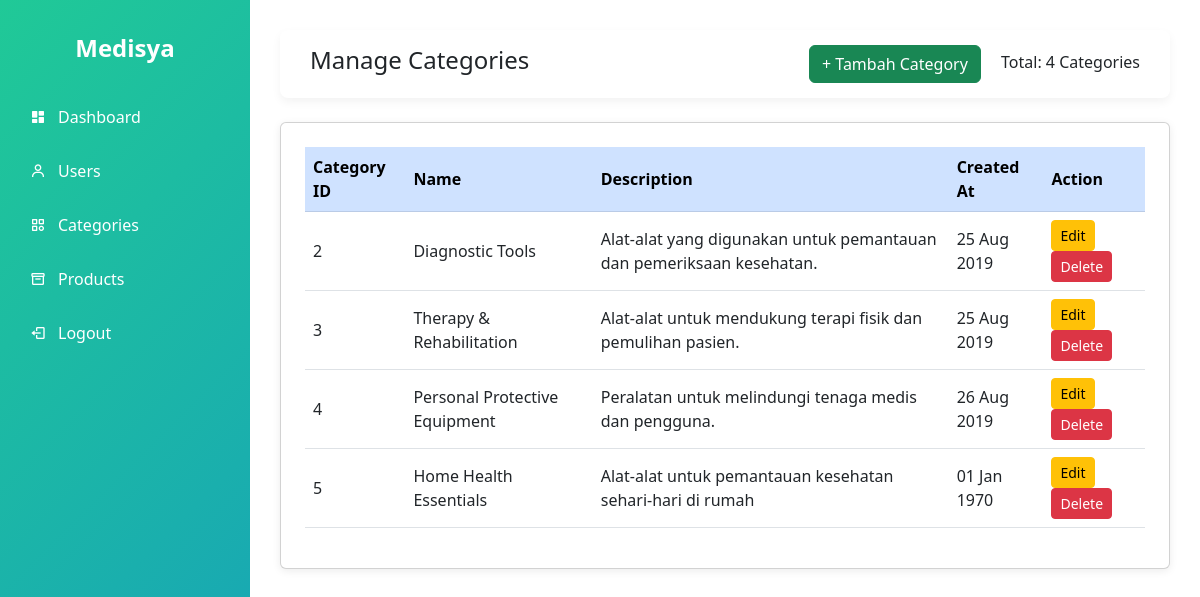
Page /admin/manage_categories.php (signed in) on the committed database.
### tables this page shows
CREATE TABLE `categories` (
  `category_id` int(10) NOT NULL,
  `name` varchar(250) DEFAULT NULL,
  `description` text DEFAULT NULL,
  `created_at` timestamp NULL DEFAULT NULL,
  `updated_at` timestamp NULL DEFAULT NULL
);

### admin/manage_categories.php (the view, shortened to what this page needs)
<?php
include '../includes/db.php';
$query = "SELECT category_id, name, description, created_at FROM categories";
$result = mysqli_query($conn, $query);
?>
<!DOCTYPE html>
<html lang="id">
<head>
    <link href="https://cdn.jsdelivr.net/npm/bootstrap@5.3.0/dist/css/bootstrap.min.css" rel="stylesheet">
    <link href="https://unpkg.com/boxicons@2.1.4/css/boxicons.min.css" rel="stylesheet">
</head>
<body>
<?php include 'sidebar.php';
?>
<div class="content">
<div class="header mb-4 d-flex justify-content-between align-items-center">
    <h4>Manage Categories</h4>
    <div>
        <a href="add_categories.php" class="btn btn-success me-3">+ Tambah Category</a>
        Total: <?= mysqli_num_rows($result); ?> Categories
    </div>
</div>
    <div class="card p-4">
    <div class="table-responsive">
        <table class="table table-hover align-middle">
            <thead class="table-primary">
                <tr>
                    <th>Category ID</th>
                    <th>Name</th>
                    <th>Description</th>
                    <th>Created At</th>
                    <th>Action</th>
                </tr>
            </thead>
            <tbody>
                <?php while ($categories = mysqli_fetch_assoc($result)): ?>
                <tr>
                    <td><?= $categories['category_id']; ?></td>
                    <td><?= htmlspecialchars($categories['name']); ?></td>
                    <td><?= htmlspecialchars($categories['description']); ?></td>
                    <td><?= date('d M Y', strtotime($categories['created_at'])); ?></td>
                    <td>
                        <a href="edit_categories.php?id=<?= $categories['category_id']; ?>" class="btn btn-sm btn-warning">Edit</a>
                        <a href="delete_categories.php?id=<?= $categories['category_id']; ?>" class="btn btn-sm btn-danger" onclick="return confirm('Delete this categories?')">Delete</a>
                    </td>
                </tr>
                <?php endwhile; ?>
            </tbody>
        </table>
    </div>
</div>
</body>
</html>

### admin/manage_categories.php (style rules this page uses)
body { margin: 0; background-color: #f1f3f6; font-family: 'Segoe UI', sans-serif; }
.content { margin-left: 250px; padding: 30px; }
.header { background-color: #fff; padding: 15px 30px; display: flex; justify-content: space-between; align-items: center; border-radius: 8px; box-shadow: 0 4px 10px rgba(0,0,0,0.05); }
.card { border-radius: 10px; box-shadow: 0 2px 8px rgba(0,0,0,0.08); border: none; }
.table th, .table td { vertical-align: middle; }

### rows in the picture
categories: category_id "2", name "Diagnostic Tools", description "Alat-alat yang digunakan untuk pemantauan dan pemeriksaan kesehatan.", created_at "25 Aug 2019"
categories: category_id "3", name "Therapy & Rehabilitation", description "Alat-alat untuk mendukung terapi fisik dan pemulihan pasien.", created_at "25 Aug 2019"
categories: category_id "4", name "Personal Protective Equipment", description "Peralatan untuk melindungi tenaga medis dan pengguna.", created_at "26 Aug 2019"
categories: category_id "5", name "Home Health Essentials", description "Alat-alat untuk pemantauan kesehatan sehari-hari di rumah", created_at "01 Jan 1970"

### other values in the picture
mysqli_num_rows($result) "4"
